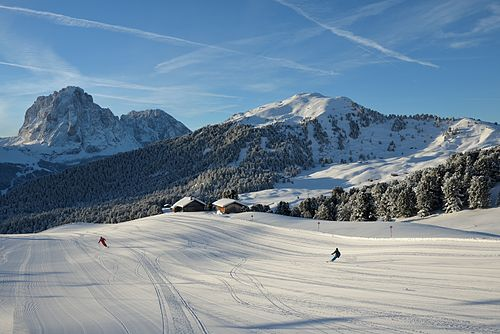
#> input picture images/Groomed_skirun_from_Seceda_Val_Gardena.jpg, 500 x 334 px; its folder holds only this picture in this run
$ python utils.py --images ../images --destination out.png
#> lines starting #> are read from the running program, lines starting #| are printed output that depends on the picture
#> in process_image, image is the input picture: shape (334, 500, 3); mean B, G, R 154.4, 137.2, 116.8
# Source: https://www.pyimagesearch.com/2015/04/06/zero-parameter-automatic-canny-edge-detection-with-python-and-opencv/
# Some modifications made to save the images

# import the necessary packages
import numpy as np
import argparse
import glob
import cv2
import os
import sys

# HACK
project_root = os.path.abspath(os.path.join(sys.path[0], os.pardir))
sys.path.append(project_root)


# HACK
def extend_syspath(paths):
    for path in paths:
        sys.path.append(os.path.abspath(os.path.join(project_root, path)))


def auto_canny(image, sigma=0.33):
    # compute the median of the single channel pixel intensities;
#> called with sigma = 0.33
    image = cv2.equalizeHist(image)
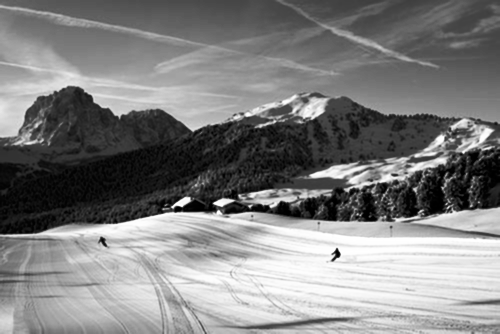
#> image: shape (334, 500); min 0, max 255, mean 128.3
    v = np.median(image)
#> v = 129

    # apply automatic Canny edge detection using the computed median
    lower = int(max(0, (1.0 - sigma) * v))
#> lower = 86
    upper = int(min(255, (1.0 + sigma) * v))
#> upper = 171
    edged = cv2.Canny(image, lower, upper)
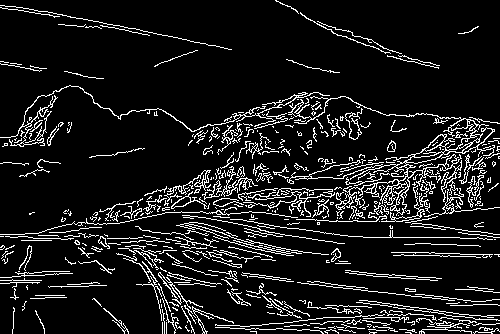
#> edged: shape (334, 500); 10.5% white in thin lines or dots

    # return the edged image
    return edged


def detect_edges(image):
    # load the image, convert it to grayscale, and blur it slightly
    gray = cv2.cvtColor(image, cv2.COLOR_BGR2GRAY)
    blurred = cv2.GaussianBlur(gray, (3, 3), 0)

    # apply Canny edge detection using a wide threshold, tight threshold, and automatically determined threshold
    # wide = cv2.Canny(blurred, 10, 200)
    # tight = cv2.Canny(blurred, 225, 250)
    auto = auto_canny(blurred)
    return auto


def detect_edges_2(image):
    gray = cv2.cvtColor(image, cv2.COLOR_BGR2GRAY)
    blur = cv2.bilateralFilter(gray, 7, 75, 75)
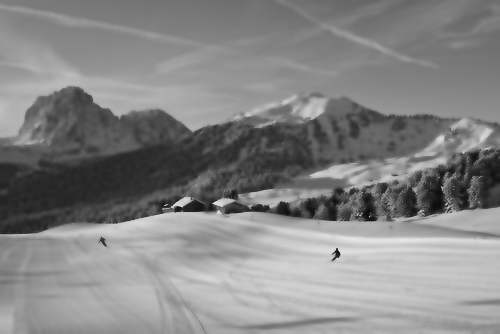
#> blur: shape (334, 500); min 12, max 230, mean 133
    edges = auto_canny(blur)
#> in auto_canny (call 2), `edged = cv2.Canny(image, lower, upper)`: edged: shape (334, 500); 4.4% white in thin lines or dots
    return edges


def detect_edges_3(image):
    #image_height = 720
    #image_width = 1280
    #resized_image = cv2.resize(image, (image_width, image_height))
    cv2.imshow("Original", image)
    dst2 = cv2.stylization(image, sigma_s=60, sigma_r=0.07)
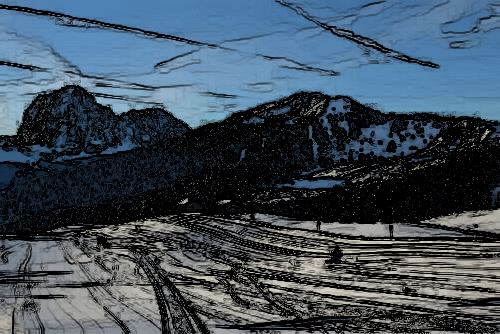
#> dst2: shape (334, 500, 3); mean B, G, R 91.4, 78.4, 63.3
    cv2.imshow("Testing", dst2)
    dst = cv2.edgePreservingFilter(image, flags=2, sigma_s=60, sigma_r=0.4)
    cv2.imshow("Filtered", dst)
    gray = cv2.cvtColor(dst, cv2.COLOR_BGR2GRAY)
    cv2.imshow("Filtered Gray", gray)
    edges = auto_canny(gray)
#> call 3 of auto_canny, with sigma = 0.33
#> in auto_canny (call 3), `image = cv2.equalizeHist(image)`:
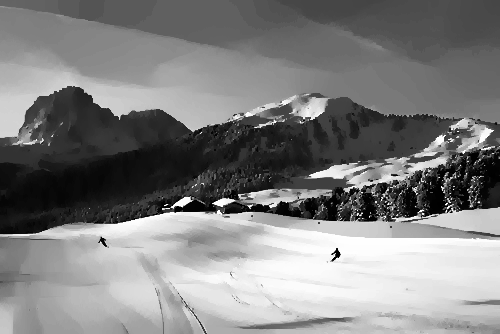
#> image: shape (334, 500); min 0, max 255, mean 128.5
#> in auto_canny (call 3), `v = np.median(image)`: v = 128
#> in auto_canny (call 3), `lower = int(max(0, (1.0 - sigma) * v))`: lower = 85
#> in auto_canny (call 3), `upper = int(min(255, (1.0 + sigma) * v))`: upper = 170
#> in auto_canny (call 3), `edged = cv2.Canny(image, lower, upper)`:
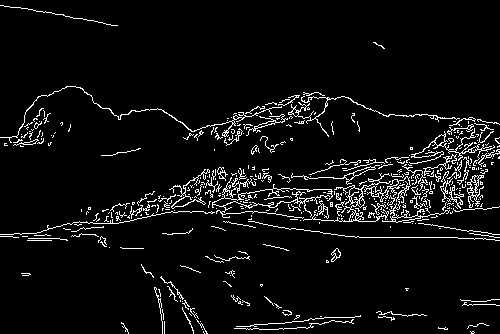
#> edged: shape (334, 500); 5.6% white in thin lines or dots
    cv2.imshow("Filtered Gray Edges", edges)
    cv2.waitKey(0)
    return edges


def convert_to_sketch(image):
    grayscale_image, _ = cv2.pencilSketch(
        image, sigma_s=60, sigma_r=0.07, shade_factor=0.05)
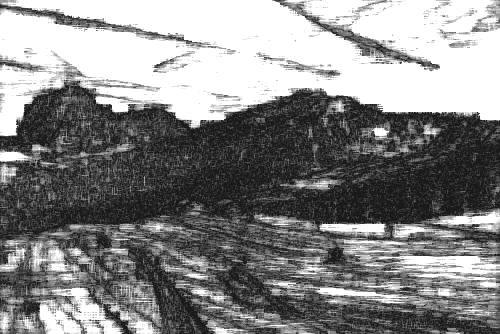
#> grayscale_image: shape (334, 500); min 26, max 255, mean 134.6
    return grayscale_image


def process_image(image_file_path, destination_dir, show_image):
    # load the image
    image = cv2.imread(image_file_path)

    # convert to edges with Gaussian blurring
    edges = detect_edges(image)

    # save the edge detection image
    (head, tail) = os.path.split(image_file_path)
    destination_file_path = os.path.join(destination_dir, "edges_" + tail)
    cv2.imwrite(destination_file_path, edges)

    # convert to edges to bilateral blurring
    edges2 = detect_edges_2(image)

    # save the edge detection image
    destination_file_path = os.path.join(destination_dir, "edges2_" + tail)
    cv2.imwrite(destination_file_path, edges2)

    # convert to edges to bilateral blurring
    edges3 = detect_edges_3(image)

    # save the edge detection image
    destination_file_path = os.path.join(destination_dir, "edges3_" + tail)
    cv2.imwrite(destination_file_path, edges3)

    # convert to sketch
    sketch = convert_to_sketch(image)

    # save the sketch
    destination_file_path = os.path.join(destination_dir, "sketch_" + tail)
    cv2.imwrite(destination_file_path, sketch)

    # show the images
    if show_image:
        cv2.imshow("Original", image)
        cv2.imshow("Edges", edges)
        cv2.imshow("Edges2", edges2)
        cv2.imshow("Sketch", sketch)
        # cv2.imshow("Edges", np.hstack([wide, tight, auto]))
        cv2.waitKey(0)


def main():
    # construct the argument parse and parse the arguments
    ap = argparse.ArgumentParser()
    ap.add_argument(
        "-i",
        "--images",
        required=True,
        help="path to input dataset of images")
    ap.add_argument(
        "-d", "--destination", required=True, help="path to save edge images")
    ap.add_argument(
        "-s", "--show", action="store_true", help="show each image")
    args = vars(ap.parse_args())

    images = args["images"]
    destination_dir = args["destination"]
    show_images = args["show"]

    if os.path.isfile(images):
        process_image(images, destination_dir, show_images)
    elif os.path.isdir(images):
        # loop over the images in the directory
        for image_path in glob.glob(images + "/*.jpg"):
            process_image(image_path, destination_dir, show_images)
    else:
        raise ValueError("{0} is not a valid file or directory".format(images))


if __name__ == "__main__":
    main()

$ run again, on images/child-613199_640.jpg
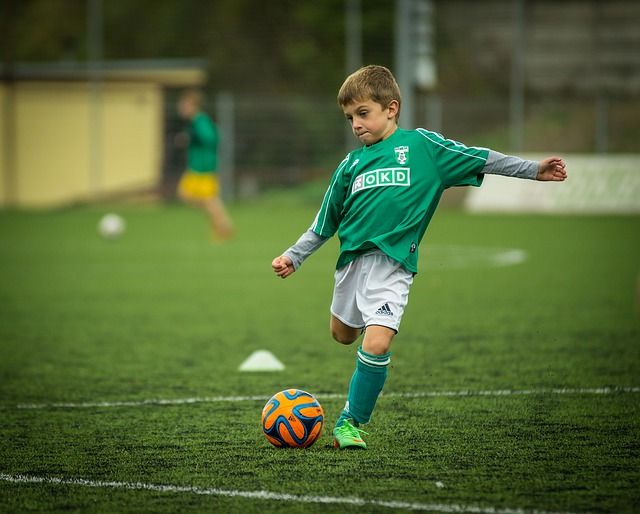
#> input picture images/child-613199_640.jpg, 640 x 514 px
#> in process_image, image is the input picture: shape (514, 640, 3); mean B, G, R 55.7, 103.3, 83.5
#> image: shape (514, 640)
#> v = 128
#> lower = 85
#> upper = 170
#> in auto_canny, `edged = cv2.Canny(image, lower, upper)`:
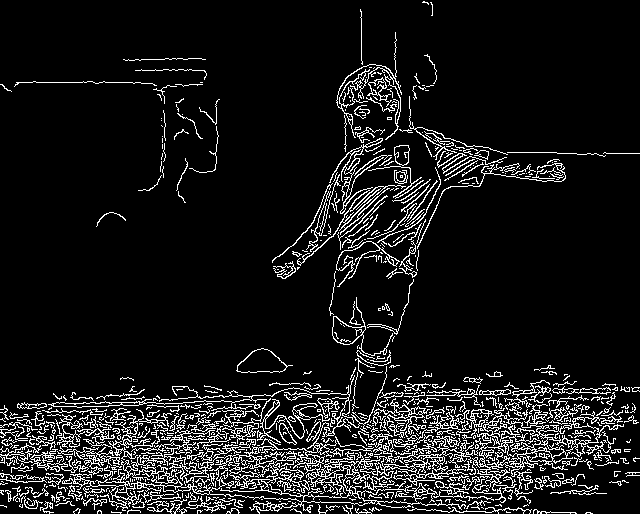
#> edged: shape (514, 640); 9.7% white in thin lines or dots
#> edged: shape (514, 640); 3.7% white in thin lines or dots
#> edged: shape (514, 640); 3.8% white in thin lines or dots
#> in convert_to_sketch, `grayscale_image, _ = cv2.pencilSketch( image, sigma_s=60, sigma_r=0.07..`:
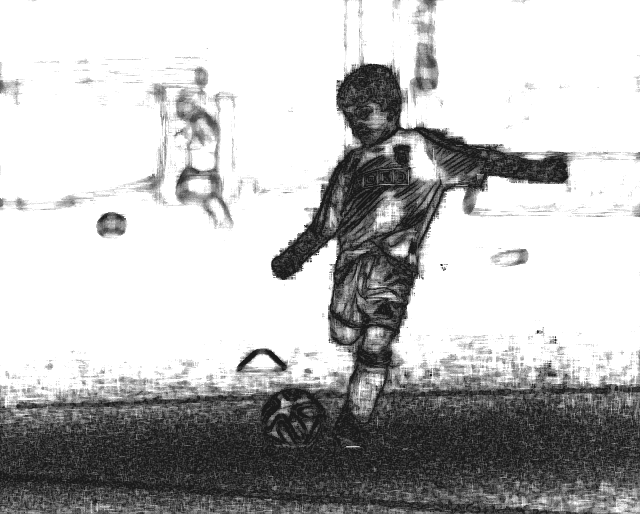
#> grayscale_image: shape (514, 640); min 26, max 255, mean 186.3

$ run again, on images/beach.jpg
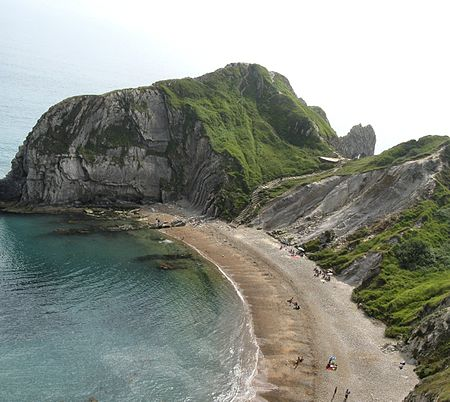
#> input picture images/beach.jpg, 450 x 402 px
#> in process_image, image is the input picture: shape (402, 450, 3); mean B, G, R 135.4, 144.3, 139.8
#> image: shape (402, 450)
#> v = 128
#> lower = 85
#> upper = 170
#> edged: shape (402, 450); 13.7% white in thin lines or dots
#> edged: shape (402, 450); 5.4% white in thin lines or dots
#> edged: shape (402, 450); 6.2% white in thin lines or dots
#> in convert_to_sketch, `grayscale_image, _ = cv2.pencilSketch( image, sigma_s=60, sigma_r=0.07..`:
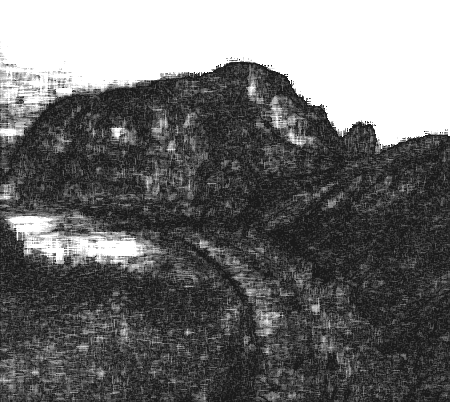
#> grayscale_image: shape (402, 450); min 26, max 255, mean 110.5
